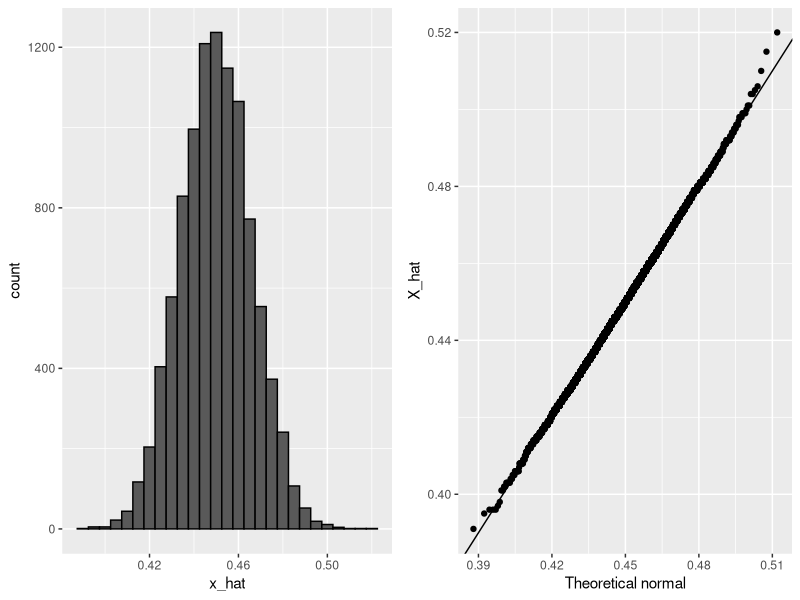

This chart was generated by the following R code:
# Monte Carlo simulation with a set p value
p <- 0.45    # unknown p to estimate
N <- 1000

# simulate one poll of size N and determine x_hat
x <- sample(c(0,1), size = N, replace = TRUE, prob = c(1-p, p))
x_hat <- mean(x)

# simulate B polls of size N and determine average x_hat
B <- 10000    # number of replicates
N <- 1000    # sample size per replicate
x_hat <- replicate(B, {
  x <- sample(c(0,1), size = N, replace = TRUE, prob = c(1-p, p))
  mean(x)
})

#Histogram and QQ plot of Monte Carlo results
library(tidyverse)
library(gridExtra)

p1 <- data.frame(x_hat = x_hat) %>%
  ggplot(aes(x_hat)) +
  geom_histogram(binwidth = 0.005, color = "black")

p2 <- data.frame(x_hat = x_hat) %>%
  ggplot(aes(sample = x_hat)) +
  stat_qq(dparams = list(mean = mean(x_hat), sd = sd(x_hat))) +
  geom_abline() +
  ylab("X_hat") +
  xlab("Theoretical normal")

grid.arrange(p1, p2, nrow=1)